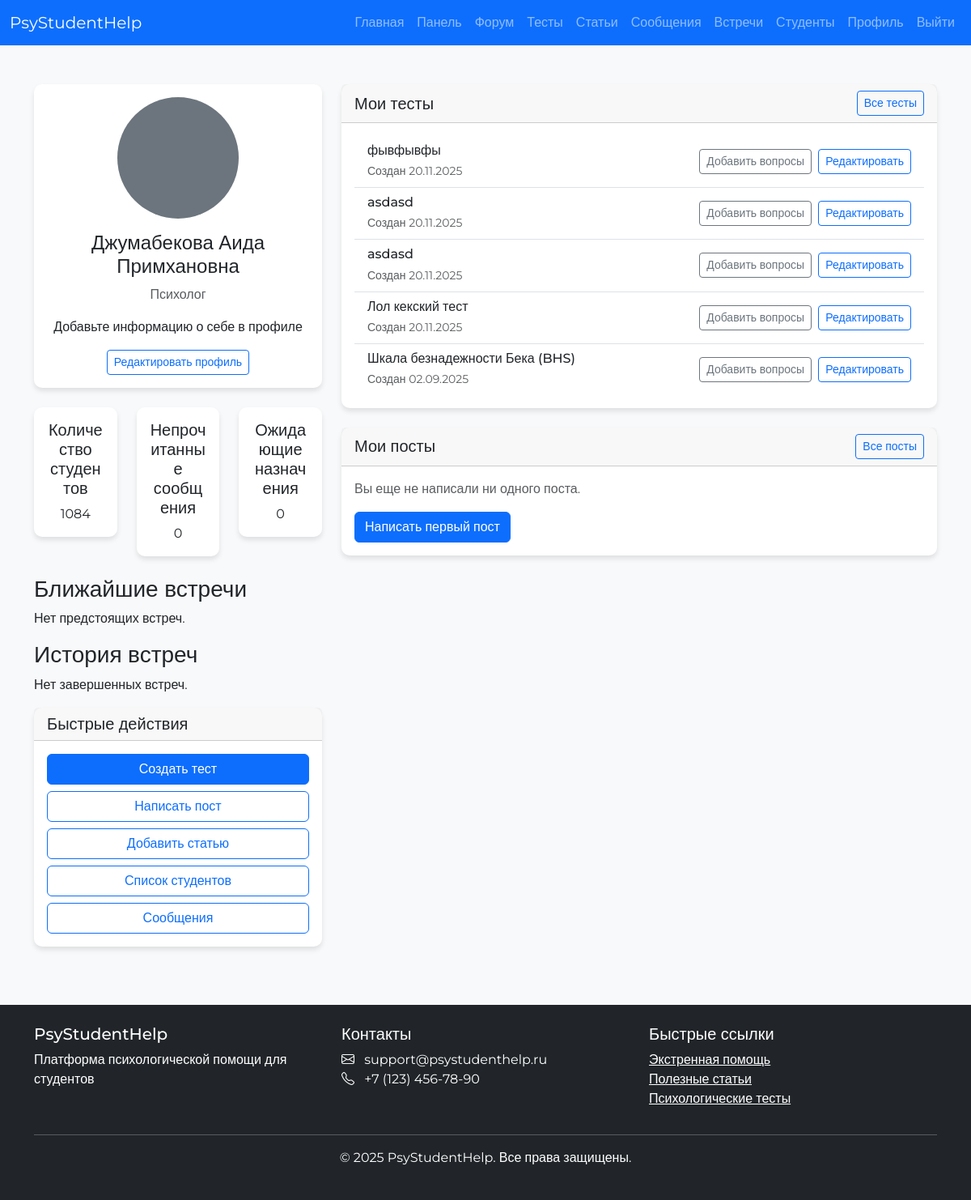
Screenshot of /dashboard (signed in) with the database file from the repository.
### models.py (models this page shows, shortened)
class User(UserMixin, db.Model):
    __tablename__ = 'user'
    id = db.Column(db.Integer, primary_key=True)
    username = db.Column(db.String(80), unique=True, nullable=False)
    email = db.Column(db.String(120), unique=True, nullable=False, index=True)
    password = db.Column(db.String(200), nullable=False)
    role = db.Column(db.String(20), nullable=False)  # student | psychologist | admin | superadmin
    full_name = db.Column(db.String(100))
    bio = db.Column(db.Text)
    profile_pic = db.Column(db.String(100))
    created_at = db.Column(db.DateTime, default=datetime.utcnow)
    group_id = db.Column(db.Integer, db.ForeignKey('groups.id'))
    comments = db.relationship(
        'Comment',
        backref='author',
        lazy=True,
    )
    tests = db.relationship(
        'Test',
        backref='creator',
        lazy=True,
    )
    test_results = db.relationship(
        'TestResult',
        backref='user',
        lazy=True,
    )
    messages_sent = db.relationship(
        'Message',
        foreign_keys='Message.sender_id',
        backref='sender',
        lazy=True,
    )
    messages_received = db.relationship(
        'Message',
        foreign_keys='Message.recipient_id',
        backref='recipient',
        lazy=True,
    )
    reports = db.relationship(
        'StudentReport',
        foreign_keys='StudentReport.student_id',
        backref='student',
        lazy=True,
    )
    appointments = db.relationship(
        'Appointment',
        foreign_keys='Appointment.student_id',
        backref='student',          # appointment.student в шаблонах
        lazy=True,
    )
    psychologist_appointments = db.relationship(
        'Appointment',
        foreign_keys='Appointment.psychologist_id',
        backref='psychologist',     # appointment.psychologist в шаблонах
        lazy=True,
    )
    meeting_protocols = db.relationship(
        'MeetingProtocol',
        foreign_keys='MeetingProtocol.student_id',
        backref='student',          # protocol.student в шаблонах
        lazy=True,
    )
    psychologist_protocols = db.relationship(
        'MeetingProtocol',
        foreign_keys='MeetingProtocol.psychologist_id',
        backref='psychologist',     # protocol.psychologist в шаблонах
        lazy=True,
    )

class Test(db.Model):
    __tablename__ = 'test'
    id = db.Column(db.Integer, primary_key=True)
    title = db.Column(db.String(200), nullable=False)
    description = db.Column(db.Text)
    title_kk = db.Column(db.String(200))        # может быть NULL
    description_kk = db.Column(db.Text)
    test_type = db.Column(db.String(20), nullable=False, default='classic')
    user_id = db.Column(db.Integer, db.ForeignKey('user.id'), nullable=False)
    created_at = db.Column(db.DateTime, default=datetime.utcnow)
    is_active = db.Column(db.Boolean, default=True)
    questions = db.relationship(
        'Question',
        backref='test',
        lazy=True,
        cascade='all, delete-orphan'
    )
    results = db.relationship(
        'TestResult',
        backref='test',
        lazy=True,
        cascade='all, delete-orphan'
    )
    interpretations = db.relationship(
        'TestInterpretation',
        backref='test',
        lazy=True,
        cascade='all, delete-orphan',
        order_by='TestInterpretation.min_score'
    )
    scale_options = db.relationship(
        'TestScaleOption',
        backref='test',
        lazy=True,
        cascade='all, delete-orphan',
        order_by='TestScaleOption.order_index'
    )

### main.py (the view, shortened to what this page needs)
@app.route('/dashboard')
@login_required
def dashboard():
    user = current_user
    if user.role == 'psychologist':
        tests = (
            Test.query.filter_by(user_id=user.id)
            .order_by(Test.created_at.desc())
            .limit(5)
            .all()
        )
        posts = (
            Post.query.filter_by(user_id=user.id)
            .order_by(Post.created_at.desc())
            .limit(5)
            .all()
        )
        unread_messages = Message.query.filter_by(
            recipient_id=user.id, is_read=False
        ).count()
        students_count = User.query.filter_by(role='student').count()
        pending_appointments = Appointment.query.filter_by(
            psychologist_id=user.id, status='pending'
        ).count()
        upcoming_meetings = (
            Meeting.query.filter_by(psychologist_id=user.id, status='planned')
            .order_by(Meeting.scheduled_at.asc())
            .limit(5)
            .all()
        )
        past_meetings = (
            Meeting.query.filter_by(psychologist_id=user.id, status='completed')
            .order_by(Meeting.scheduled_at.desc())
            .limit(5)
            .all()
        )
        return render_template(
            'psychologist_dashboard.html',
            user=user,
            tests=tests,
            posts=posts,
            unread_messages=unread_messages,
            students_count=students_count,
            pending_appointments=pending_appointments,
            upcoming_meetings=upcoming_meetings,
            past_meetings=past_meetings,
        )

### admin.py (called while the page is built)
@admin_bp.before_app_request
def _bootstrap_superadmin_once():
    flag = "SUPERADMIN_BOOTSTRAPPED"
    if not current_app.config.get(flag):
        try:
            ensure_initial_superadmin()
        finally:
            current_app.config[flag] = True

### main.py (called while the page is built)
@login_manager.user_loader
def load_user(user_id: str):
    try:
        return User.query.get(int(user_id))
    except (TypeError, ValueError):
        return None

def is_psychologist() -> bool:
    return current_user.is_authenticated and current_user.role == 'psychologist'

def get_current_user():
    return current_user if current_user.is_authenticated else None

### templates/psychologist_dashboard.html (shortened to what this page needs)
{% extends "base.html" %}
{% block content %}
<div class="row">
    <div class="col-md-4">
        <div class="card mb-4">
            <div class="card-body text-center">
                {% if user.profile_pic %}
                    <img src="{{ url_for('static', filename='uploads/' + user.profile_pic) }}" class="rounded-circle mb-3" width="150" height="150">
                {% else %}
                    <div class="rounded-circle bg-secondary mb-3 mx-auto" style="width: 150px; height: 150px;"></div>
                {% endif %}
                <h4>{{ user.full_name if user.full_name else user.username }}</h4>
                <p class="text-muted">Психолог</p>
                <p>{{ user.bio if user.bio else "Добавьте информацию о себе в профиле" }}</p>
                <a href="{{ url_for('edit_profile') }}" class="btn btn-outline-primary btn-sm">Редактировать профиль</a>
            </div>
        </div>
        <div class="row mb-4">
            <div class="col-md-4">
                <div class="card text-center">
                    <div class="card-body">
                        <h5 class="card-title">Количество студентов</h5>
                        <p class="card-text">{{ students_count }}</p>
                    </div>
                </div>
            </div>
            <div class="col-md-4">
                <div class="card text-center">
                    <div class="card-body">
                        <h5 class="card-title">Непрочитанные сообщения</h5>
                        <p class="card-text">{{ unread_messages }}</p>
                    </div>
                </div>
            </div>
            <div class="col-md-4">
                <div class="card text-center">
                    <div class="card-body">
                        <h5 class="card-title">Ожидающие назначения</h5>
                        <p class="card-text">{{ pending_appointments }}</p>
                    </div>
                </div>
            </div>
        </div>
        <h3>Ближайшие встречи</h3>
        <div class="row">
            {% for meeting in upcoming_meetings %}
            <div class="col-md-4 mb-3">
                <div class="card">
                    <div class="card-body">
                        <h5 class="card-title">Встреча с {{ meeting.student.full_name or meeting.student.username }}</h5>
                        <p class="card-text">
                            Дата: {{ meeting.scheduled_at.strftime('%d.%m.%Y %H:%M') }}<br>
                            Статус: {{ meeting.status }}
                        </p>
                        <a href="{{ url_for('create_protocol', meeting_id=meeting.id) }}" class="btn btn-sm btn-primary">Создать протокол</a>
                    </div>
                </div>
            </div>
            {% else %}
            <p>Нет предстоящих встреч.</p>
            {% endfor %}
        </div>
        <h3>История встреч</h3>
        <div class="row">
            {% for meeting in past_meetings %}
            <div class="col-md-4 mb-3">
                <div class="card">
                    <div class="card-body">
                        <h5 class="card-title">Встреча с {{ meeting.student.full_name or meeting.student.username }}</h5>
                        <p class="card-text">
                            Дата: {{ meeting.scheduled_at.strftime('%d.%m.%Y %H:%M') }}<br>
                            Статус: {{ meeting.status }}
                        </p>
                    </div>
                </div>
            </div>
            {% else %}
            <p>Нет завершенных встреч.</p>
            {% endfor %}
        </div>
        <div class="card mb-4">
            <div class="card-header">
                <h5 class="mb-0">Быстрые действия</h5>
            </div>
            <div class="card-body">
                <a href="{{ url_for('create_test') }}" class="btn btn-primary w-100 mb-2">Создать тест</a>
                <a href="{{ url_for('create_post') }}" class="btn btn-outline-primary w-100 mb-2">Написать пост</a>
                <a href="{{ url_for('create_article') }}" class="btn btn-outline-primary w-100 mb-2">Добавить статью</a>
                <a href="{{ url_for('student_list') }}" class="btn btn-outline-primary w-100 mb-2"">Список студентов</a>
                <a href="{{ url_for('messages') }}" class="btn btn-outline-primary w-100">
                    Сообщения
                </a>
            </div>
        </div>
    </div>
    <div class="col-md-8">
        <div class="card mb-4">
            <div class="card-header d-flex justify-content-between align-items-center">
                <h5 class="mb-0">Мои тесты</h5>
                <a href="{{ url_for('tests') }}" class="btn btn-sm btn-outline-primary">Все тесты</a>
            </div>
            <div class="card-body">
                {% if tests %}
                    <div class="list-group">
                        {% for test in tests %}
                        <div class="list-group-item">
                            <div class="d-flex justify-content-between align-items-center">
                                <div>
                                    <h6 class="mb-1">{{ test.title }}</h6>
                                    <small class="text-muted">Создан {{ test.created_at.strftime('%d.%m.%Y') }}</small>
                                </div>
                                <div>
                                    <a href="{{ url_for('add_questions', test_id=test.id) }}" class="btn btn-sm btn-outline-secondary me-1">Добавить вопросы</a>
                                    <a href="{{ url_for('edit_test', test_id=test.id) }}" class="btn btn-sm btn-outline-primary">Редактировать</a>
                                </div>
                            </div>
                        </div>
                        {% endfor %}
                    </div>
                {% else %}
                    <p class="text-muted">Вы еще не создали ни одного теста.</p>
                    <a href="{{ url_for('create_test') }}" class="btn btn-primary">Создать первый тест</a>
                {% endif %}
            </div>
        </div>
        <div class="card mb-4">
            <div class="card-header d-flex justify-content-between align-items-center">
                <h5 class="mb-0">Мои посты</h5>
                <a href="{{ url_for('posts') }}" class="btn btn-sm btn-outline-primary">Все посты</a>
            </div>
            <div class="card-body">
                {% if posts %}
                    <div class="list-group">
                        {% for post in posts %}
                        <a href="{{ url_for('view_post', post_id=post.id) }}" class="list-group-item list-group-item-action">
                            <div class="d-flex justify-content-between">
                                <h6 class="mb-1">{{ post.title }}</h6>
                                <small class="text-muted">{{ post.created_at.strftime('%d.%m.%Y') }}</small>
                            </div>
                            <p class="mb-1 text-muted">{{ post.content|truncate(100) }}</p>
                            <small>{{ post.comments|length }} комментариев</small>
                        </a>
                        {% endfor %}
                    </div>
                {% else %}
                    <p class="text-muted">Вы еще не написали ни одного поста.</p>
                    <a href="{{ url_for('create_post') }}" class="btn btn-primary">Написать первый пост</a>
                {% endif %}
            </div>
        </div>
    </div>
</div>
{% endblock %}

### static/css/style.css (style rules this page uses)
body { font-family: 'Montserrat', sans-serif; background-color: #f8f9fa; }
.card { border: none; border-radius: 10px; box-shadow: 0 4px 6px rgba(0, 0, 0, 0.1); transition: transform 0.3s ease, box-shadow 0.3s ease; }
.list-group-item { border-left: none; border-right: none; }
.list-group-item:first-child { border-top: none; }
.list-group-item:last-child { border-bottom: none; }

### rows the page displays
User: full_name "Джумабекова Аида Примхановна", bio "Добавьте информацию о себе в профиле"
Test: title "фывфывфы", created_at "20.11.2025"
Test: title "asdasd", created_at "20.11.2025"
Test: title "asdasd", created_at "20.11.2025"
Test: title "Лол кекский тест", created_at "20.11.2025"
Test: title "Шкала безнадежности Бека (BHS)", created_at "02.09.2025"

### other values shown
{{ students_count }} "1084"
{{ unread_messages }} "0"
{{ pending_appointments }} "0"
